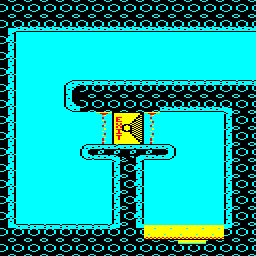

The image is a tile-based game level rendered from a .tmx file. Its description and complete source (layers, tilesets, objects, tile grids) follow:
An orthogonal 16x16 tile map with 16x16 px tiles, 1 tile layer (Tile Layer 1) and 3 objects (exit, pad, edge_exit).

<map version="1.8" tiledversion="1.8.2" orientation="orthogonal" renderorder="right-down" width="16" height="16" tilewidth="16" tileheight="16" infinite="0" backgroundcolor="#00ffff" nextlayerid="4" nextobjectid="13">
 <tileset firstgid="1" source="../../tiled/porthole.tsx" />
 <layer id="1" name="Tile Layer 1" width="16" height="16">
  <data encoding="csv">
54,54,54,54,54,54,54,54,54,54,54,54,54,54,54,54,
44,35,35,35,35,35,35,35,35,35,35,35,35,35,35,35,
34,1,1,1,1,1,1,1,1,1,1,1,1,1,1,1,
34,1,1,1,1,1,1,1,1,1,1,1,1,1,1,1,
34,1,1,1,1,1,1,1,1,1,1,1,1,1,1,1,
34,1,1,1,38,33,33,33,33,33,33,33,33,33,33,33,
34,1,1,1,39,54,54,54,54,54,35,35,35,35,43,54,
34,1,1,1,1,1,13,4,5,13,1,1,1,1,36,54,
34,1,1,1,1,1,14,6,7,14,1,1,1,1,36,54,
34,1,1,1,1,45,46,48,49,46,47,1,1,1,36,54,
34,1,1,1,1,1,1,36,34,1,1,1,1,1,36,54,
34,1,1,1,1,1,1,36,34,1,1,1,1,1,36,54,
34,1,1,1,1,1,1,36,34,1,1,1,1,1,36,54,
34,1,1,1,1,1,1,36,34,1,1,1,1,1,36,54,
41,33,33,33,33,33,33,42,41,12,12,12,12,12,42,54,
54,54,54,54,54,54,54,54,54,54,54,50,51,54,54,54
</data>
 </layer>
 <objectgroup id="2" name="objects">
  <object id="9" name="exit" type="exit" x="112" y="112">
   <properties>
    <property name="channel" value="5" />
    <property name="id" value="exit" />
   </properties>
   <point />
  </object>
  <object id="10" name="pad_3" type="pad" x="176" y="240" width="32" height="16">
   <properties>
    <property name="channel" value="5" />
    <property name="id" value="pad_3" />
   </properties>
  </object>
 </objectgroup>
 <objectgroup id="3" name="meta">
  <object id="12" name="edge_exit_20" type="edge_exit" x="240" y="32" width="16" height="48">
   <properties>
    <property name="id" value="edge_exit_20" />
    <property name="to" value="room07" />
   </properties>
  </object>
 </objectgroup>
</map>
